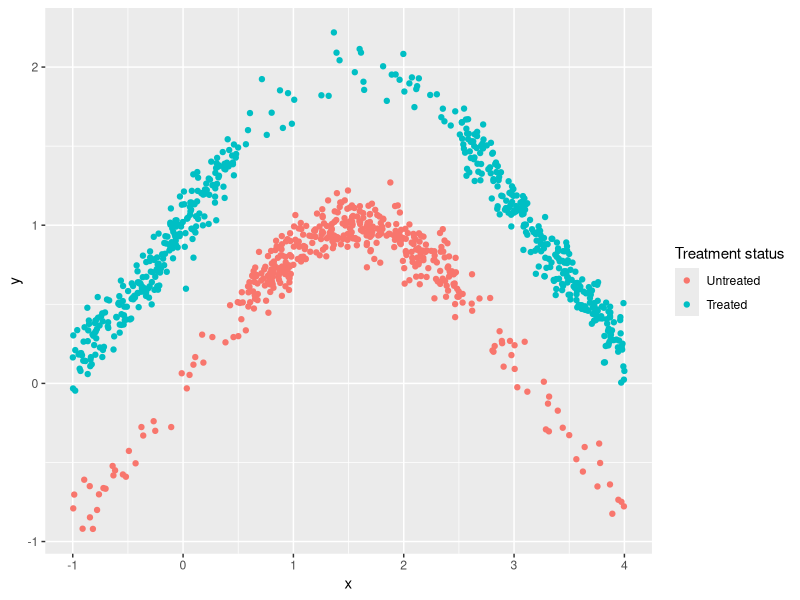
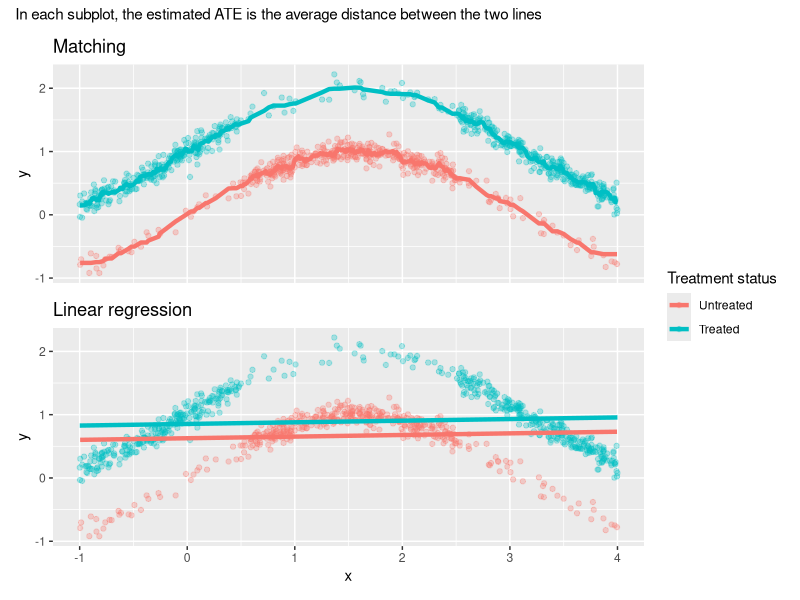
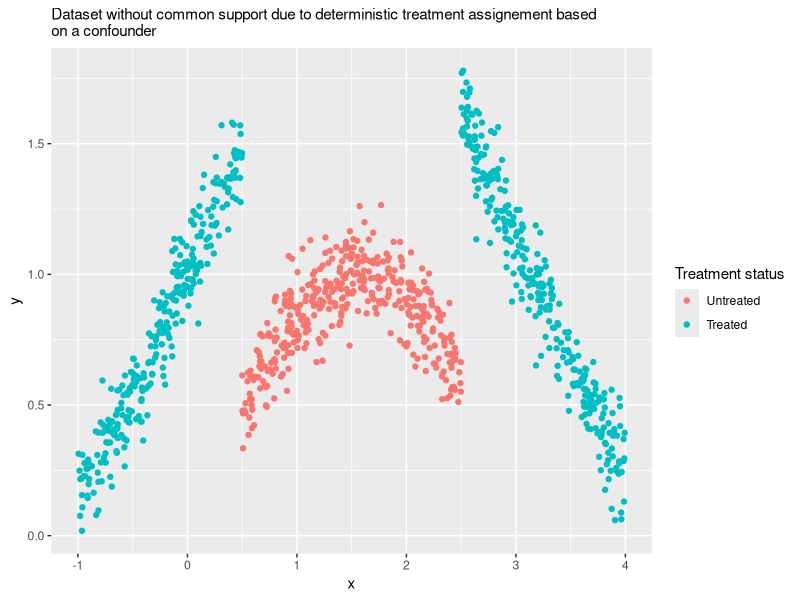
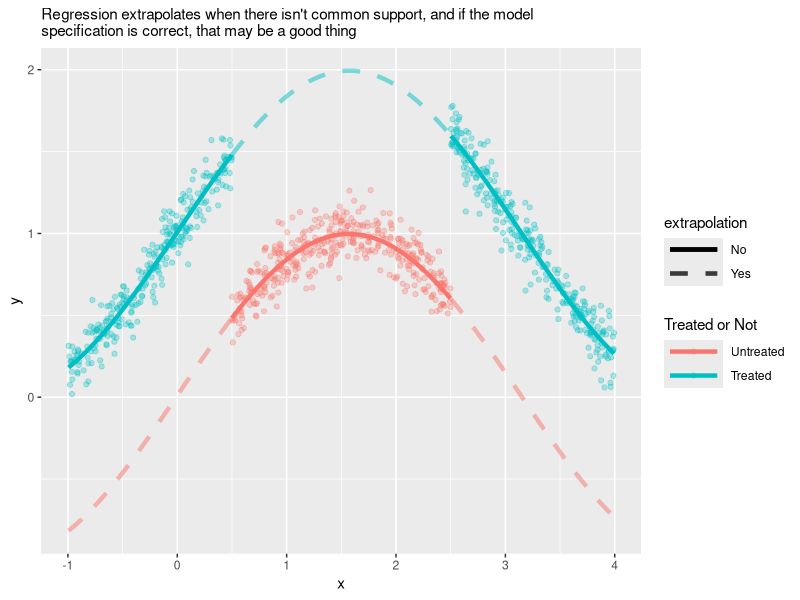
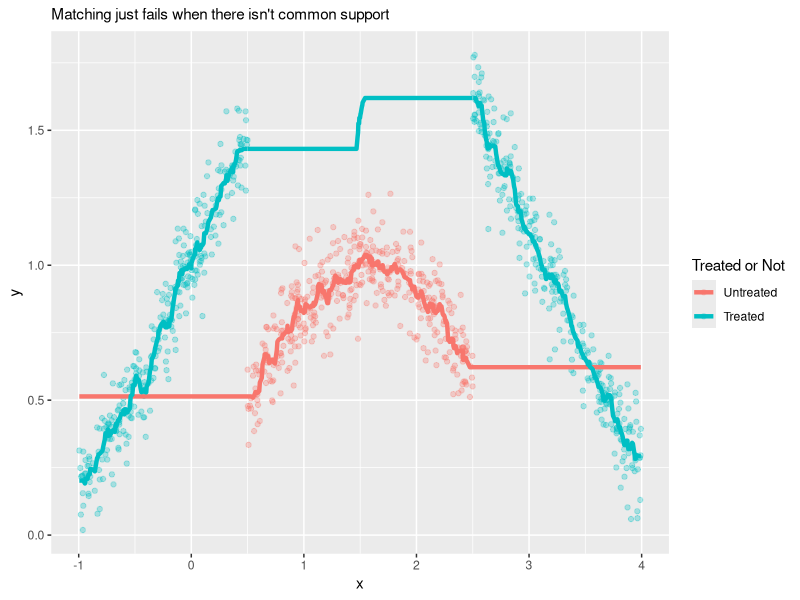
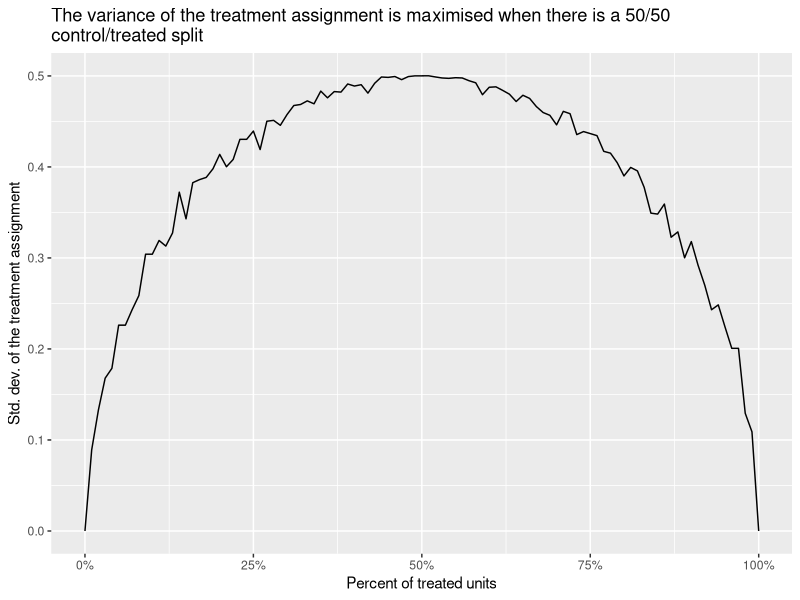

The R source for these figures, in order:
## ---- chunk 1
knitr::opts_chunk$set(class.source="language-r", class.output="language-r")
## ---- chunk 2
library(tidyverse)

# Data-generating code
df <- tibble(
  # x is our confounder
  x = runif(1000, -1, 4),
  # it affects the probabiity of receiving the treatment
  # in a NON-LINEAR way (step function)
  prob_d = ifelse(x > 0.5 & x < 2.5, 0.1, 0.9),
  d = rbinom(1000, 1, prob_d),
  noise = rnorm(1000, sd = 0.1),
  # for simplification, the treatment effect is homogeneous
  treat_effect = 1,
  # x also effects the outcome in a non-linear way
  y = sin(x) + d*treat_effect + noise
) %>% 
  mutate(d_factor = factor(d,
                           levels=c(0,1), labels=c("Untreated",
                                                   "Treated")))

ggplot(df,
       aes(x, y,
           color = d_factor)) +
  geom_point() + 
  labs(color = "Treatment status")
## ---- chunk 3
linear_model1 <- lm(y ~ d + x, data = df)

confint(linear_model1)
## ---- chunk 4
library(Matching)
M <- Match(df$y, df$d, df$x, M = 5, Weight = 2, caliper = 0.05)
summary(M)
## ---- chunk 5
# Matching 
library(FNN)
knn1 <- knn.reg(
  train = dplyr::select(df, x, d),
  y = df$y,
  test = dplyr::select(df, x, d),
  k = 10,
  algorithm = "brute"
)

df_knn <- df %>% 
  mutate(pred_knn = knn1$pred)

# Regression
df_linear <- df %>% 
  modelr::add_predictions(linear_model1, var = "pred_linear")


# Plots
plot_matching <- 
  ggplot(df_knn) +
  aes(x = x, color = d_factor) +
  geom_point(aes(y = y), alpha = 0.3) +
  geom_line(aes(y = pred_knn), size = 1.5) +
  labs(color = "Treatment status",
       title = "Matching") + theme(
    axis.text.x = element_blank(),
    axis.ticks.x = element_blank(),
    axis.title.x = element_blank()
  )

plot_linear <- 
  ggplot(df_linear) +
  aes(x = x, color = d_factor) +
  geom_point(aes(y = y), alpha = 0.3) +
  geom_line(aes(y = pred_linear), size = 1.5) +
  labs(color = "Treatment status",
       title = "Linear regression")

library(patchwork)

(plot_matching / plot_linear) +
  plot_layout(guides = "collect") + 
  plot_annotation(subtitle = "In each subplot, the estimated ATE is the average distance between the two lines")
    
## ---- chunk 6
df_wo_common_support <-
  tibble(
    x = runif(1000,-1, 4),
    # Note how `x` now affects `d` in a deterministic way
    # There is no `prob_d` and no `rbinom`
    d = ifelse(x > 0.5 & x < 2.5, 0, 1),
    noise = rnorm(1000, sd = 0.1),
    treat_effect = 1,
    # x->y and x->d, just like in the previous example
    y = sin(x) + d * treat_effect + noise
  ) %>%
  mutate(d_factor = factor(
    d,
    levels = c(0, 1),
    labels = c("Untreated", "Treated")
  ))

ggplot(df_wo_common_support,
       aes(x, y,
           color = d_factor)) +
  geom_point() + 
  labs(color = "Treatment status",
       subtitle = str_wrap("Dataset without common support due to deterministic treatment assignement based on a confounder"))
## ---- chunk 7
reg_wo_common_support <- lm(y ~ d + sin(x), data = df_wo_common_support)

confint(reg_wo_common_support)
## ---- chunk 8
# Hacky data manipulation to avoid the plot looking weird
df_wo_common_support <- df_wo_common_support %>%
  mutate(group = case_when(
           x < 0.5 ~ "segment1",
           x > 2.5 ~ "segment3",
           TRUE ~ "segment2"
         ))

# Function to label the treatment variable 
creating_factor_d <- function(x) factor(x,
                                        levels = c(0, 1),
                                        labels = c("Untreated",
                                                   "Treated"))

df_wo_cs_treated <- df_wo_common_support %>% 
  mutate(extrapolation = ifelse(d == 1, "No", "Yes"),
         d = 1,
         d_factor = creating_factor_d(d)) %>% 
  modelr::add_predictions(reg_wo_common_support, var = "pred_treated")
  
df_wo_cs_untreated <- df_wo_common_support %>% 
  mutate(extrapolation = ifelse(d == 0, "No", "Yes"),
         d = 0,
         d_factor = creating_factor_d(d)) %>% 
  modelr::add_predictions(reg_wo_common_support, var = "pred_untreated")

plot_wo_cs_reg <- 
  ggplot() +
  aes(x, y, color = d_factor) +
  geom_point(data= df_wo_common_support, alpha = 0.3) +
  geom_line(data = df_wo_cs_untreated,
            aes(y = pred_untreated,
                alpha = extrapolation,
                linetype = extrapolation,
                group = group), size = 1.5) +
  geom_line(data = df_wo_cs_treated,
            aes(y = pred_treated,
                alpha = extrapolation,
                linetype = extrapolation,
                group = group), size = 1.5) +
  scale_alpha_manual(values = c("Yes" = 0.5, "No" = 1)) +
  scale_linetype_manual(values = c("Yes" = "dashed", "No" = "solid")) +
  scale_color_discrete(name = "Treated or Not") +
  theme(legend.key.width=unit(1.5,"cm")) +
  labs(subtitle = str_wrap("Regression extrapolates when there isn't common support, and if the model specification is correct, that may be a good thing"))

plot_wo_cs_reg
## ---- chunk 9
x_values <- df_wo_common_support %>% dplyr::select(x)

knn_wo_cs_treated <- knn.reg(
  train = df_wo_common_support %>% 
    filter(d == 1) %>% 
    dplyr::select(x),
  y = df_wo_common_support %>% 
    filter(d == 1) %>% 
    dplyr::pull(y),
  test = x_values,
  k = 15,
  algorithm = "brute"
)

knn_wo_cs_untreated <- knn.reg(
  train = df_wo_common_support %>% 
    filter(d == 0) %>% 
    dplyr::select(x),
  y = df_wo_common_support %>% 
    filter(d == 0) %>% 
    dplyr::pull(y),
  test = x_values,
  k = 15,
  algorithm = "brute"
)

df_untr_matching_wo_cs <-
  tibble(
    y_pred = knn_wo_cs_untreated$pred,
    x = df_wo_common_support$x,
    d = 0
  ) %>%
  mutate(d_factor = creating_factor_d(d))

df_tr_matching_wo_cs <-
  tibble(
    y_pred = knn_wo_cs_treated$pred,
    x = df_wo_common_support$x,
    d = 1
  ) %>%
  mutate(d_factor = creating_factor_d(d),
         group = case_when(
           x < 0.5 ~ "segment1",
           x > 2.5 ~ "segment3",
           TRUE ~ "segment2"
         ))

plot_matching_wo_cs <- 
  ggplot() +
  aes(x, y, color = d_factor) +
  geom_point(data= df_wo_common_support, alpha = 0.3) +
  geom_line(data = df_untr_matching_wo_cs,
            aes(y = y_pred), size = 1.5) +
  geom_line(data = df_tr_matching_wo_cs,
            aes(y = y_pred, group = group), size = 1.5) +
  labs(color = "Treated or Not",
       subtitle = "Matching just fails when there isn't common support") 

plot_matching_wo_cs
## ---- chunk 10
M_wo_cs <- Match(df_wo_common_support$y,
                 df_wo_common_support$d,
                 df_wo_common_support$x,
                 M = 5,
                 # Weight = 2 means we use Mahalanobis distance, weirdly 
                 Weight = 2,
                 caliper = 0.05)
summary(M_wo_cs)
## ---- chunk 11
sim_d <- tibble(
  prob_d = seq(0, 1, 0.01),
  d = map(prob_d, ~ rbinom(1000, 1, .)),
  var_d = map_dbl(d, sd)
)

ggplot(sim_d,
       aes(prob_d, var_d)) +
  geom_line() +
  scale_x_continuous(labels = scales::percent) +
  labs(x = "Percent of treated units",
       y = "Std. dev. of the treatment assignment",
       title = 
         str_wrap("The variance of the treatment assignment is maximised when there is a 50/50 control/treated split"))
## ---- chunk 12
set.seed(1989)

# Code that generates the data
df_hte <- 
  tibble(
    gender = c(rep("men", 450), rep("women", 450), rep("other", 100)),
    baseline_mean = case_when(
      gender == "men" ~ 10,
      gender == "women" ~ 12,
      gender == "other" ~ 8),
    y0 = rnorm(1000, mean = baseline_mean),
    prob_d = ifelse(gender %in% c("men", "women"), 0.05, 0.5),
    d = rbinom(1000, 1, prob_d),
    treat_effect = ifelse(gender %in% c("men", "women"), 1, 3),
    y = y0 + d*treat_effect
  )
## ---- chunk 13
lm(y ~ d + gender, data = df_hte)
## ---- chunk 14
df_hte_matching <- df_hte %>% 
  fastDummies::dummy_cols("gender")

matrix_gender <- df_hte_matching %>% 
    dplyr::select(starts_with("gender_")) %>% 
    as.matrix()

Match(
  Y = df_hte_matching$y,
  Tr = df_hte_matching$d,
  X = matrix_gender,
  exact = TRUE,
  estimand = "ATE"
) %>% summary()
  
